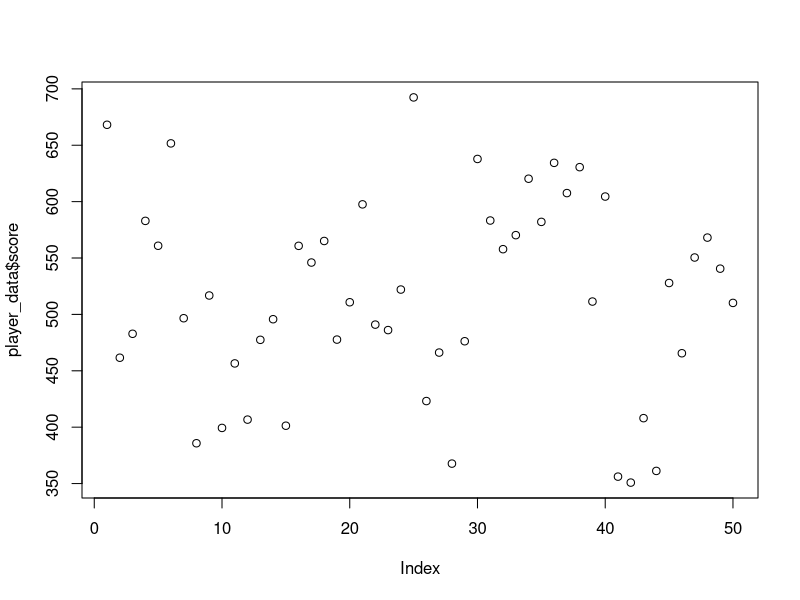

Write the R code that produced this figure.
# Simulation Data
player_data <- data.frame(
  id = 1:50,
  score = rnorm(50, mean=500, sd=100),
  active = sample(c(TRUE, FALSE), 50, replace=TRUE)
)

print("Calculating Statistical Average...")
mean_score <- mean(player_data$score)
print(paste("Mean Score:", mean_score))

summary(player_data)
plot(player_data$score)
